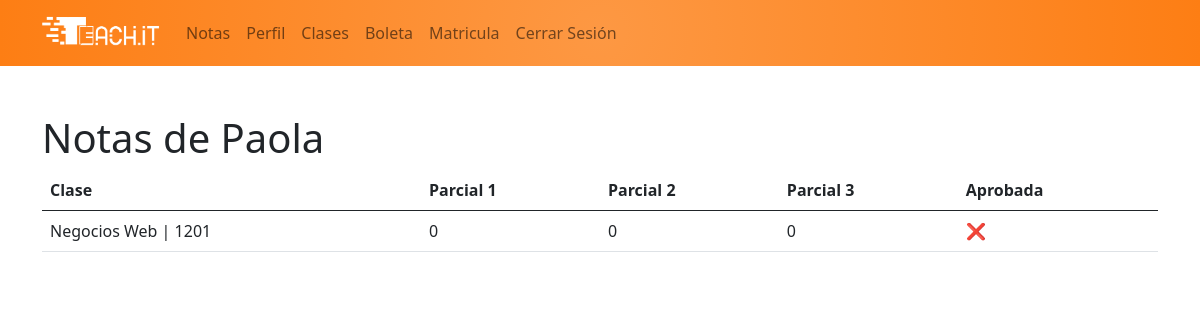
The page /academico/notas/ (signed in) on the database its author committed.
### app_academico/models.py (models this page shows, shortened)
class Alumno(models.Model):
    FACULTAD = (
        ('1', 'Ingeniería en Ciencias de la Computación'),
        ('2', 'Ingeniería Industrial'),
        ('3', 'Ingeniería Civil'),
        ('4', 'Medicina y Cirugía'),
        ('5', 'Odontología'),
        ('6', 'Enfermería'),
        ('7', 'Psicología'),
    )
    user = models.OneToOneField(User, on_delete=models.CASCADE, null=True, blank=True)
    foto = models.ImageField(upload_to='alumno', null=True, blank=True)
    nombre = models.CharField(max_length=25)
    apellido = models.CharField(max_length=25)
    correo = models.EmailField()
    telefono = PhoneField(blank=True, help_text='Numero de teléfono')
    direccion = models.TextField(default="Dirección pendiente")
    fecha_nacimiento = models.DateField()
    facultad = models.CharField(max_length=1, choices=FACULTAD, default='1')

class NotasClase(models.Model):
    clase = models.ForeignKey(Clase, on_delete=models.CASCADE)
    alumno = models.ForeignKey(Alumno, on_delete=models.CASCADE)
    parcial1 = models.IntegerField(null=True, default=0, blank=True)
    parcial2 = models.IntegerField(null=True, default=0, blank=True)
    parcial3 = models.IntegerField(null=True, default=0, blank=True)
    @property
    def aprobado(self):
        return self.parcial1 + self.parcial2 + self.parcial3
    class Meta:
        verbose_name_plural = 'Notas Clases'

class Clase(models.Model):
    asignatura = models.ForeignKey(Asignatura, on_delete=models.CASCADE)
    seccion = models.CharField(max_length=4)
    hora = models.TimeField()
    duracion = models.IntegerField(default=1)
    dias = models.CharField(max_length=25)
    aula = models.CharField(max_length=20)
    cupos = models.SmallIntegerField(default=10)
    room = models.URLField(null=True, blank=True)
    fecha_inicio = models.DateField(null=True)
    fecha_finalizacion = models.DateField(null=True)
    docente = models.ForeignKey(Docente, on_delete=models.CASCADE, null=True, blank=True)
    alumnos = models.ManyToManyField(Alumno, blank=True, through='NotasClase')
    finalizada = models.BooleanField(default=False)
    def __str__(self):
        return f'{self.asignatura} | {self.seccion} '

class Asignatura(models.Model):
    nombre = models.CharField(max_length=50)
    descripcion = models.TextField(default="Descripción pendiente")
    creditos = models.IntegerField(default=3)
    def __str__(self):
        return f'{self.nombre}'

### app_academico/views.py (the view)
# urls.py: path('notas/', views.notas, name="notas"),
def notas(request):
    datos = None
    otro = None
    if request.user.groups.exists():
        if request.user.groups.all()[0].name == 'Alumno':
            datos = NotasClase.objects.all().filter(alumno__user=request.user.id)
        elif request.user.groups.all()[0].name == 'Docente':
            if request.GET.get('clase'):
                datos = NotasClase.objects.all().filter(clase=request.GET.get('clase'),
                                                        clase__docente__user_id=request.user.id,clase__finalizada=False)
            otro = Clase.objects.all().filter(docente__user=request.user.id,finalizada=False)
    else:
        return redirect(reverse('academico:index'))
    ctx = {
        'activo': 'notas',
        'notas': datos,
        'otro': otro,
    }
    return render(request, 'academico/notas.html', ctx)

### app_academico/templates/academico/notas.html (shortened to what this page needs)
{% extends "base.html" %}
{% block navbar %}
    {% if user.is_superuser %}
        <a class="nav-link"href="/admin/" >Sitio de administración</a>
        <a class="nav-link"href="{% url 'academico:alumnos' %}" >Alumno</a>
        <a class="nav-link"href="{% url 'academico:docenteAdmin' %}" >Docente</a>
        <a class="nav-link"href="{% url 'academico:clasesAdmin' %}" >Clases</a>
        <a class="nav-link"href="{% url 'academico:asignaturas' %}" >Asignatura</a>
        <a class="nav-link"href="{% url 'academico:periodosAdmin' %}" >Oferta Academica</a>
    {% elif "Docente" in user.groups.all.first.name %}
        <a class="nav-link"href="{% url 'academico:notas' %}" >Notas</a>
        <a class="nav-link"href="{% url 'academico:editar_perfil_alumnos' %}" >Perfil</a>
        <a class="nav-link"href="{% url 'academico:clasesMatricula' %}" >Clases</a>
        <a class="nav-link"href="{% url 'academico:clasesdocente' %}" >Boleta</a>
    {% else %}
        <a class="nav-link"href="{% url 'academico:notas' %}" >Notas</a>
        <a class="nav-link"href="{% url 'academico:editar_perfil_alumnos' %}" >Perfil</a>
        <a class="nav-link"href="{% url 'academico:clasesMatricula' %}" >Clases</a>
        <a class="nav-link"href="{% url 'academico:boletaAlumno' %}" >Boleta</a>
        <a class="nav-link"href="{% url 'academico:ofertaAlumno' %}" >Matricula</a>
    {% endif %}
{% endblock %}
{% block container %}
    <div class="row ">
    {% if notas %}
        <div >
    {% endif %}
        <h1>Notas de {% if otro %}{{ notas.first.clase}}
    {% else %}{{ request.user.alumno.nombre}}
    {% endif %}</h1>
        <div class="row">
        <div class="col-12">
        <table class="table table-hover">
                <thead>
                    <tr>
                        <th>{% if otro %}Alumno{% else %}Clase{% endif %}</th>
                        <th>Parcial 1</th>
                        <th>Parcial 2</th>
                        <th>Parcial 3</th>
                        {% if "Alumno" in user.groups.all.first.name %}
                        <th>Aprobada</th>
                    {% endif %}
                    </tr>
                </thead>
                <tbody>
                    {% for c in notas %}
                        <tr>
                            <td>{% if otro %}{{ c.alumno}}{% else %}{{ c.clase}}{% endif %}</td>
                            <td>{{ c.parcial1 }}</td>
                            <td>{{ c.parcial2 }}</td>
                            <td>{{ c.parcial3 }}</td>
                            {% if "Alumno" in user.groups.all.first.name %}
                                {% if c.clase.finalizada %}
                                    {% if c.aprobado >= 210 %}
                                        <th>✅</th>{% else %}
                                        <th>❌</th>{% endif %}
                                {% else %}
                                    <th>-</th>
                                {% endif %}
                            {% endif %}
                        </tr>
                    {% empty %}
                        <tr>
                            <td colspan="8" class="text-danger text-center fw-bold">NO SE ENCONTRARON RESULTADOS</td>
                        </tr>
                    {% endfor %}
                </tbody>
            </table>
    </div>
    </div>
{% endblock %}

### rows shown on the page
NotasClase: clase "Negocios Web | 1201", parcial1 "0", parcial2 "0", parcial3 "0"

### other values the page prints
{{ request.user.alumno.nombre }} "Paola"
